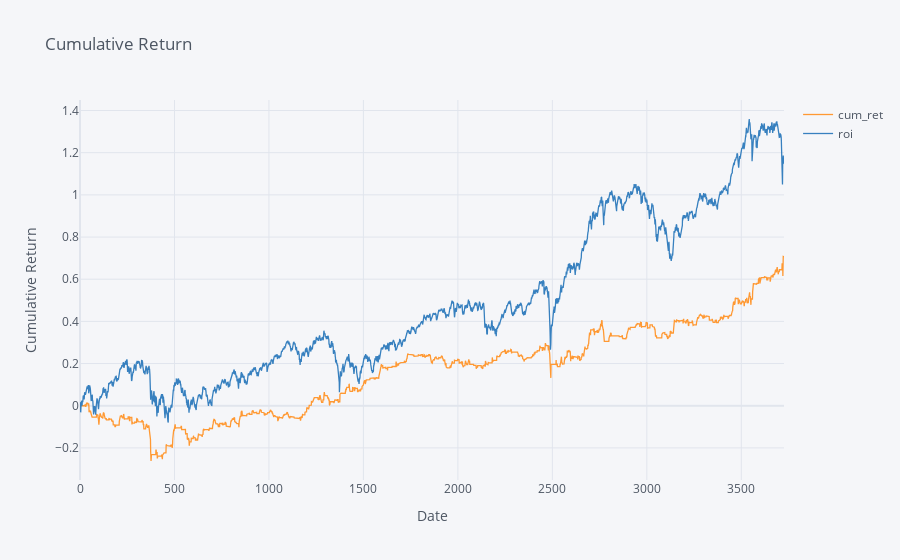

This figure's notebook cell:
### Code cell
df = twse
import cufflinks as cf
cf.go_offline()
df = calc_rank_factor(df, N=20)
df = run_market_strategy(df, N=20, C=0.05, Sf=0.7, Sc=0.4, Sr=0.2)

df['ret'] = df['close_d'].pct_change().fillna(0)
df['strategy_ret'] = df['ret'] * df['position'].shift(1).fillna(0)
df['net_asset_value'] = (1 + df['strategy_ret']).cumprod()

stats = calculate_statistics(df)
# stats["stock"] = stock_id
result_df = pd.DataFrame([stats])  

df['cum_ret'] = df['strategy_ret'].cumsum()

cumsum_df = df[["cum_ret",'roi']]
cumsum_df['roi'] = cumsum_df['roi'].cumsum()

cumsum_df.iplot(
    title=f"Cumulative Return",
    xTitle="Date",
    yTitle="Cumulative Return",
    kind="line",
    asFigure=False
)
result_df

### Figure 1 — Plotly figure (JSON) as saved in the notebook; plotly's stock layout.template omitted (floating-point values rounded to 4 significant figures; data arrays with more than 128 entries replaced by an {"elided": "..."} marker saying what was removed)
{"data": [{"line": {"color": "rgba(255, 153, 51, 1.0)", "dash": "solid", "shape": "linear", "width": 1.3}, "mode": "lines", "name": "cum_ret", "text": "", "type": "scatter", "x": {"elided": "3727 int values"}, "y": {"elided": "3727 float values"}}, {"line": {"color": "rgba(55, 128, 191, 1.0)", "dash": "solid", "shape": "linear", "width": 1.3}, "mode": "lines", "name": "roi", "text": "", "type": "scatter", "x": {"elided": "3727 int values"}, "y": {"elided": "3727 float values"}}], "layout": {"legend": {"bgcolor": "#F5F6F9", "font": {"color": "#4D5663"}}, "paper_bgcolor": "#F5F6F9", "plot_bgcolor": "#F5F6F9", "title": {"font": {"color": "#4D5663"}, "text": "Cumulative Return"}, "xaxis": {"gridcolor": "#E1E5ED", "showgrid": true, "tickfont": {"color": "#4D5663"}, "title": {"font": {"color": "#4D5663"}, "text": "Date"}, "zerolinecolor": "#E1E5ED"}, "yaxis": {"gridcolor": "#E1E5ED", "showgrid": true, "tickfont": {"color": "#4D5663"}, "title": {"font": {"color": "#4D5663"}, "text": "Cumulative Return"}, "zerolinecolor": "#E1E5ED"}}}
